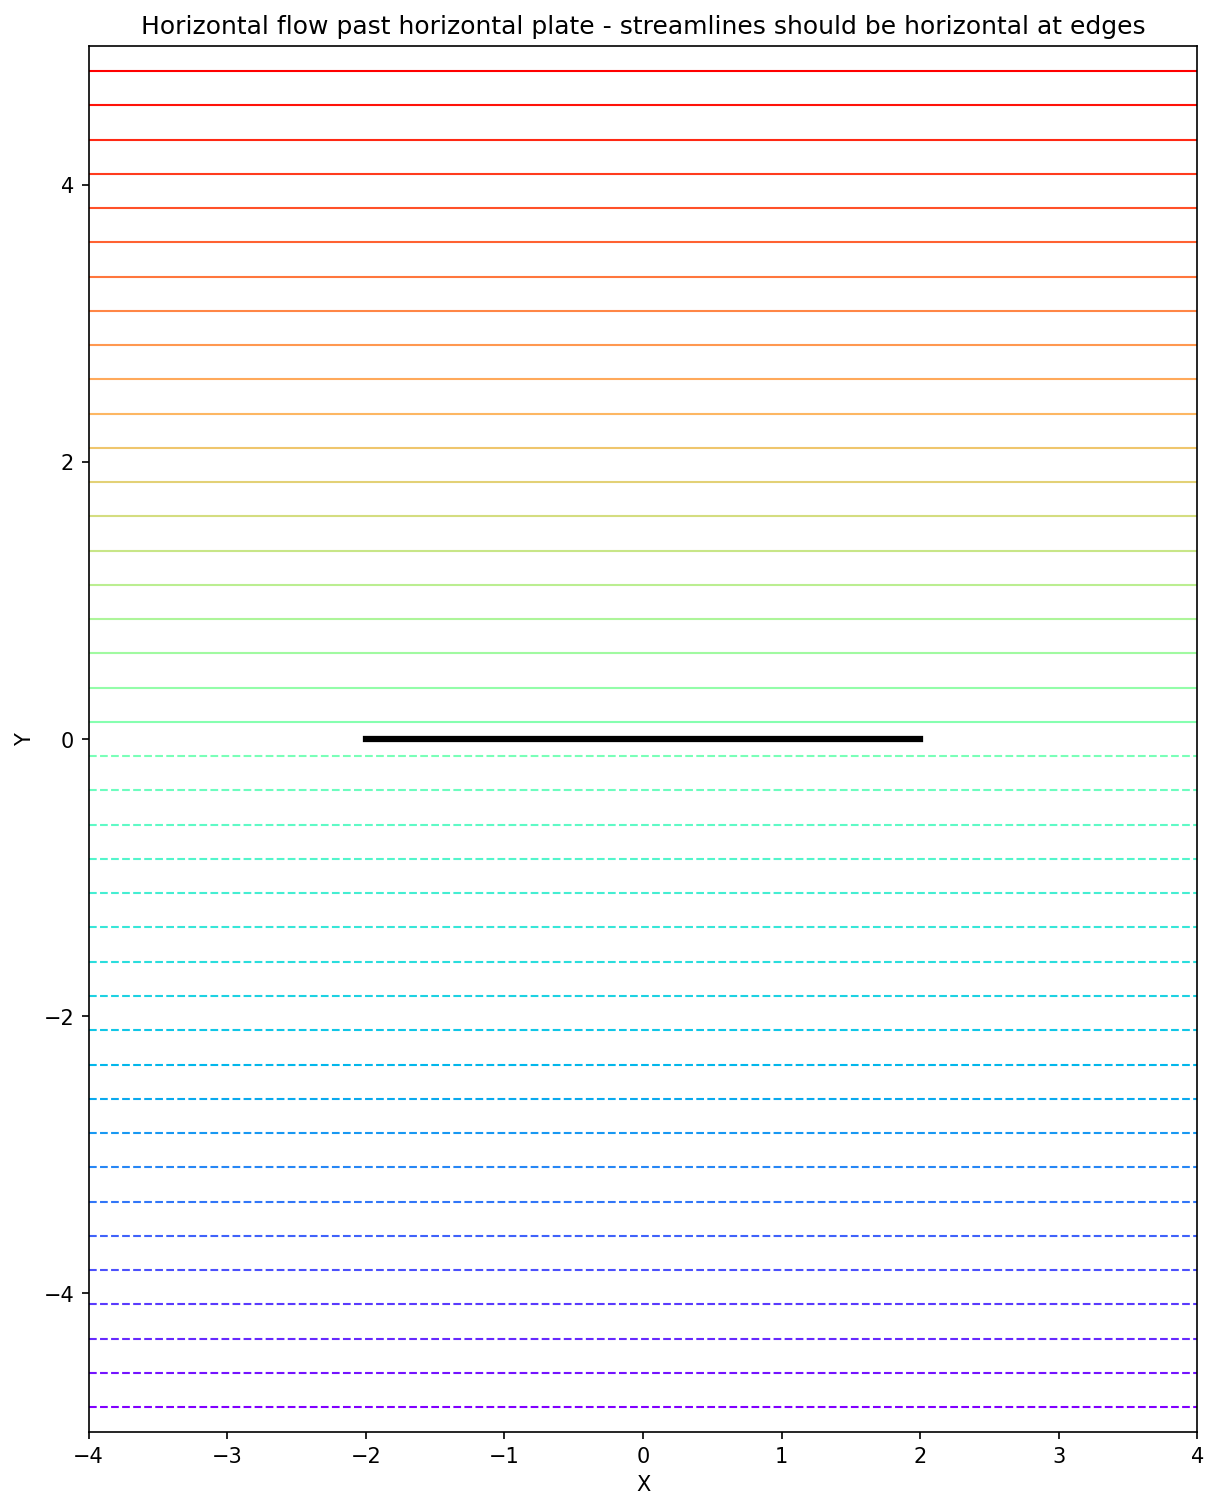

This figure's Python source:
"""Test horizontal flow past horizontal plate - should have horizontal streamlines far from plate."""

import numpy as np
import matplotlib
matplotlib.use('Agg')
import matplotlib.pyplot as plt

def test_horizontal_plate():
    a = 2.0  # half-length of plate
    c = a / 2  # Joukowski parameter so plate spans -a to a
    U = 1.0

    # Grid
    x = np.linspace(-4, 4, 500)
    y = np.linspace(-5, 5, 500)
    X, Y = np.meshgrid(x, y)
    z = X + 1j * Y

    # Inverse Joukowski
    with np.errstate(invalid='ignore'):
        disc = z**2 - 4*c**2
        sqrt_disc = np.sqrt(disc)
        zeta_plus = (z + sqrt_disc) / 2
        zeta_minus = (z - sqrt_disc) / 2
        zeta = np.where(np.abs(zeta_plus) > np.abs(zeta_minus), zeta_plus, zeta_minus)

    # Complex potential for horizontal flow
    with np.errstate(invalid='ignore', divide='ignore'):
        W = U * zeta + U * c**2 / zeta

    psi = np.imag(W)

    # Mask plate
    on_plate = (np.abs(Y) < 0.1) & (np.abs(X) <= a)
    psi[on_plate] = np.nan

    # Plot
    fig, ax = plt.subplots(figsize=(10, 12))
    psi_valid = psi[np.isfinite(psi)]
    levels = np.linspace(np.percentile(psi_valid, 2), np.percentile(psi_valid, 98), 40)
    colors = plt.cm.rainbow(np.linspace(0, 1, len(levels)))

    for level, color in zip(levels, colors):
        ax.contour(X, Y, psi, levels=[level], colors=[color], linewidths=1.0)

    # Draw plate
    ax.plot([-a, a], [0, 0], 'k-', linewidth=3)

    ax.set_xlim(-4, 4)
    ax.set_ylim(-5, 5)
    ax.set_xlabel('X')
    ax.set_ylabel('Y')
    ax.set_aspect('equal')
    ax.set_title('Horizontal flow past horizontal plate - streamlines should be horizontal at edges')

    plt.savefig('/Users/diarmidcampbell/Desktop/Archies book project/python_flow_figures/test_horizontal.png',
                dpi=150, bbox_inches='tight')
    print("Saved test_horizontal.png")


if __name__ == "__main__":
    test_horizontal_plate()
